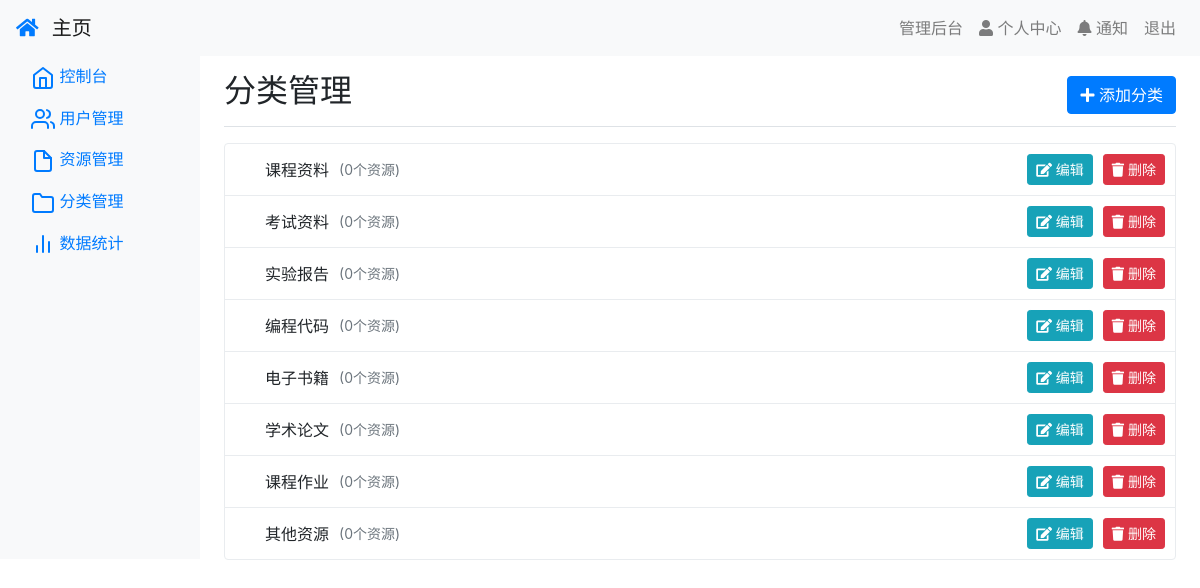
The app's page /admin/categories (signed in) with its own data.
### app/models/category.py (models this page shows, shortened)
class Category(db.Model):
    __tablename__ = 'categories'
    id = db.Column(db.Integer, primary_key=True)
    name = db.Column(db.String(50), nullable=False, unique=True)
    parent_id = db.Column(db.Integer, db.ForeignKey('categories.id'))
    parent = db.relationship('Category', remote_side=[id], backref=db.backref('children', lazy='dynamic'))

### app/routes/admin.py (the view)
@bp.route('/categories')
@login_required
@admin_required
def categories():
    categories = Category.query.all()
    return render_template('admin/categories.html', categories=categories)

### app/__init__.py (called while the page is built)
@login_manager.user_loader
def load_user(id):
    return User.query.get(int(id))

### app/models/user.py (called while the page is built)
    def unread_notifications_count(self):
        from app.models.notification import Notification
        return Notification.query.filter_by(user_id=self.id, is_read=False).count()

    def is_administrator(self):
        return self.is_admin

    @property
    def is_authenticated(self):
        return True

### app/templates/admin/categories.html (shortened to what this page needs)
{% extends "admin/layout.html" %}
{% block styles %}
{{ super() }}
{% endblock %}
{% block admin_content %}
<div class="d-flex justify-content-between flex-wrap flex-md-nowrap align-items-center pt-3 pb-2 mb-3 border-bottom">
    <h1 class="h2">分类管理</h1>
    <button type="button" class="btn btn-primary" data-toggle="modal" data-target="#addCategoryModal">
        <i class="fas fa-plus"></i> 添加分类
    </button>
</div>
<ul class="category-list">
    {% for category in categories if not category.parent %}
    <li class="category-item">
        <div class="category-header">
            <div class="category-info">
                <span>{{ category.name }}</span>
                <span class="resource-count">({{ category.resources|length }}个资源)</span>
            </div>
            <div class="category-actions">
                <button class="btn btn-sm btn-info" onclick="editCategory({{ category.id }}, '{{ category.name }}')">
                    <i class="fas fa-edit"></i> 编辑
                </button>
                <button class="btn btn-sm btn-danger" onclick="deleteCategory({{ category.id }})">
                    <i class="fas fa-trash"></i> 删除
                </button>
            </div>
        </div>
    </li>
    {% endfor %}
</ul>
{% endblock %}

### app/templates/admin/layout.html (shortened to what this page needs)
{% extends "base.html" %}
{% block content %}
<div class="container-fluid">
    <div class="row">
        <nav class="col-md-2 d-none d-md-block bg-light sidebar">
            <div class="sidebar-sticky">
                <ul class="nav flex-column">
                    <li class="nav-item">
                        <a class="nav-link {% if request.endpoint == 'admin.index' %}active{% endif %}"
                           href="{{ url_for('admin.index') }}">
                            <span data-feather="home"></span>
                            控制台
                        </a>
                    </li>
                    <li class="nav-item">
                        <a class="nav-link {% if request.endpoint == 'admin.users' %}active{% endif %}"
                           href="{{ url_for('admin.users') }}">
                            <span data-feather="users"></span>
                            用户管理
                        </a>
                    </li>
                    <li class="nav-item">
                        <a class="nav-link {% if request.endpoint == 'admin.resources' %}active{% endif %}"
                           href="{{ url_for('admin.resources') }}">
                            <span data-feather="file"></span>
                            资源管理
                        </a>
                    </li>
                    <li class="nav-item">
                        <a class="nav-link {% if request.endpoint == 'admin.categories' %}active{% endif %}"
                           href="{{ url_for('admin.categories') }}">
                            <span data-feather="folder"></span>
                            分类管理
                        </a>
                    </li>
                    <li class="nav-item">
                        <a class="nav-link {% if request.endpoint == 'admin.stats' %}active{% endif %}"
                           href="{{ url_for('admin.stats') }}">
                            <span data-feather="bar-chart-2"></span>
                            数据统计
                        </a>
                    </li>
                </ul>
            </div>
        </nav>
        <main role="main" class="col-md-9 ml-sm-auto col-lg-10 px-4">
            {% block admin_content %}{% endblock %}
        </main>
    </div>
</div>
{% endblock %}

### app/templates/base.html (shortened to what this page needs)
<!DOCTYPE html>
<html lang="zh">
<head>
    {% block styles %}
    <link rel="stylesheet" href="https://stackpath.bootstrapcdn.com/bootstrap/4.5.2/css/bootstrap.min.css">
    <link href="https://cdnjs.cloudflare.com/ajax/libs/font-awesome/5.15.4/css/all.min.css" rel="stylesheet">
    {% endblock %}
</head>
<body>
    <nav class="navbar navbar-expand-lg navbar-light bg-light">
        <a class="navbar-brand" href="{{ url_for('main.index') }}">
            <i class="fas fa-home"></i> 主页
        </a>
        <div class="collapse navbar-collapse" id="navbarContent">
            <div class="navbar-nav ml-auto">
                {% if current_user.is_authenticated %}
                    {% if current_user.is_administrator() %}
                    <a class="nav-item nav-link" href="{{ url_for('admin.index') }}">
                        管理后台
                    </a>
                    {% endif %}
                    <a class="nav-item nav-link" href="{{ url_for('user.profile') }}">
                        <i class="fas fa-user"></i> 个人中心
                    </a>
                    <a class="nav-item nav-link" href="{{ url_for('user.notifications') }}">
                        <i class="fas fa-bell"></i> 通知
                    </a>
                    <a class="nav-item nav-link" href="{{ url_for('auth.logout') }}">退出</a>
                {% else %}
                    <div class="d-none d-lg-flex">
                        <a class="nav-item nav-link" href="{{ url_for('auth.login') }}">登录</a>
                        <a class="nav-item nav-link" href="{{ url_for('auth.register') }}">注册</a>
                    </div>
                {% endif %}
            </div>
        </div>
    </nav>
    {% block content %}{% endblock %}
</body>
</html>

### app/templates/base.html (style rules this page uses)
.navbar-brand { font-size: 1.25rem; font-weight: 500; }
.navbar-brand i { margin-right: 0.5rem; color: #007bff; }

### app/templates/admin/categories.html (style rules this page uses)
.category-list { margin: 0; padding: 0; list-style: none; }
.category-item { padding: 10px; border: 1px solid #e9ecef; margin-bottom: -1px; background: #fff; transition: background-color 0.2s; }
.category-item:first-child { border-radius: 4px 4px 0 0; }
.category-item:last-child { border-radius: 0 0 4px 4px; }
.category-header { display: flex; justify-content: space-between; align-items: center; }
.category-info { display: flex; align-items: center; }
.category-actions { display: flex; gap: 10px; }
.resource-count { font-size: 0.875rem; color: #6c757d; margin-left: 10px; }

### records on screen
Category: name "课程资料", resources|length "0"
Category: name "考试资料", resources|length "0"
Category: name "实验报告", resources|length "0"
Category: name "编程代码", resources|length "0"
Category: name "电子书籍", resources|length "0"
Category: name "学术论文", resources|length "0"
Category: name "课程作业", resources|length "0"
Category: name "其他资源", resources|length "0"
